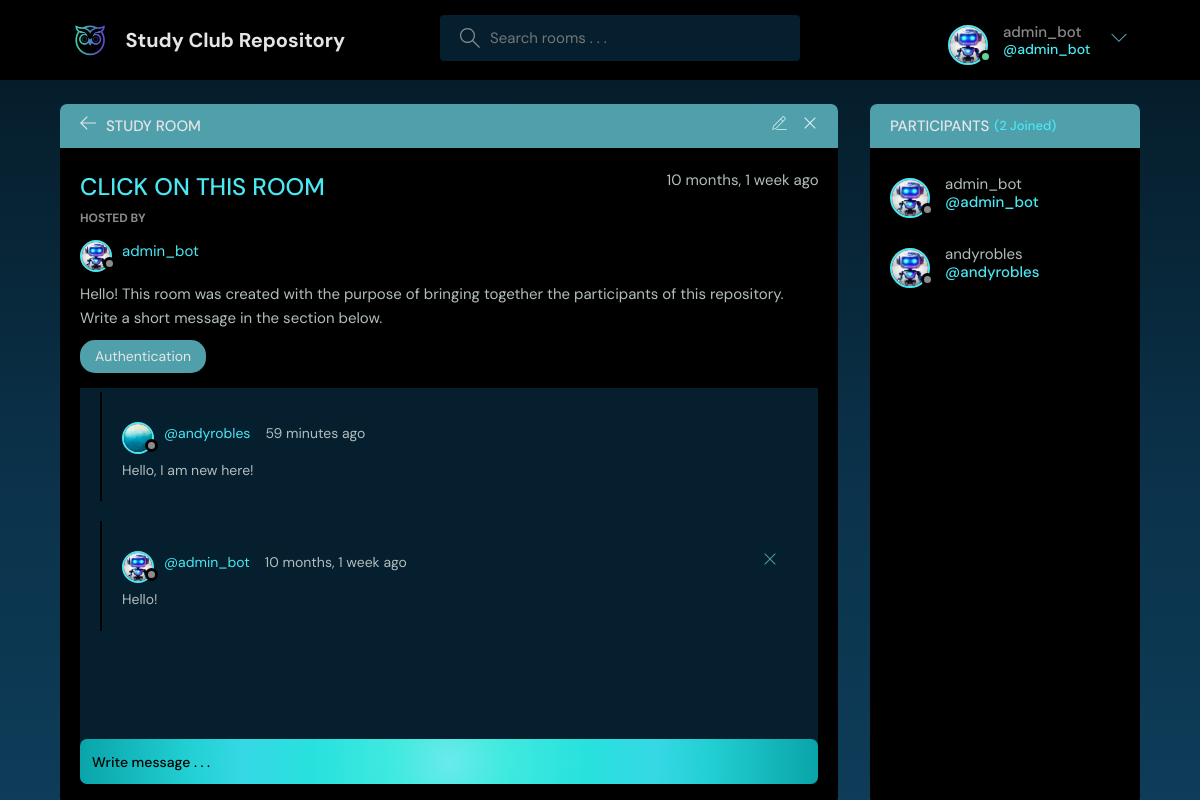
The page /room/4 (signed in) on the database its author committed.
### base/models.py (models this page shows, shortened)
class User(AbstractUser):
    name = models.CharField(max_length=200, null=True)
    email = models.EmailField(unique=True, null=True)
    bio = models.TextField(null=True)
    avatar = models.ImageField(null=True, default="blue.jpg")
    USERNAME_FIELD = 'email'
    REQUIRED_FIELDS = []

class Room(models.Model):
    host = models.ForeignKey(User, on_delete=models.SET_NULL, null=True)
    topic =  models.ForeignKey(Topic, on_delete=models.SET_NULL, null=True)
    name = models.CharField(max_length=200)
    description = models.TextField(null = True, blank = True)
    participants = models.ManyToManyField(User, related_name='participants', blank=True)
    updated = models.DateTimeField(auto_now=True)
    created = models.DateTimeField(auto_now_add=True)
    class Meta:
        ordering = ['-updated', '-created']

class Topic(models.Model):
    name = models.CharField(max_length=200)
    def __str__(self):
        return self.name

class Message(models.Model):
    user = models.ForeignKey(User, on_delete=models.CASCADE)
    room = models.ForeignKey(Room, on_delete=models.CASCADE)
    body = models.TextField()
    updated = models.DateTimeField(auto_now=True)
    created = models.DateTimeField(auto_now_add=True)
    class Meta:
        ordering = ['-updated', '-created']

### base/views.py (the view, shortened to what this page needs)
# urls.py: path('room/<str:pk>', views.room, name = "room"),
def room(request, pk):
    room = Room.objects.get(id=pk)
    room_messages = room.message_set.all().order_by('-created')
    participants = room.participants.all()
    context = {'room' : room, 'room_messages' : room_messages, 'participants' : participants}
    return render(request, 'base/room.html', context)

### base/templates/base/room.html (shortened to what this page needs)
{%  extends 'main.html' %}
{% block content %}
    <main class="profile-page layout layout--2">
      <div class="container">
        <div class="room">
          <div class="room__top">
            <div class="room__topLeft">
              <a href="{% url 'home' %}">
                <svg version="1.1" xmlns="http://www.w3.org/2000/svg" width="32" height="32" viewBox="0 0 32 32">
                  <title>arrow-left</title>
                  <path
                    d="M13.723 2.286l-13.723 13.714 13.719 13.714 1.616-1.611-10.96-10.96h27.625v-2.286h-27.625l10.965-10.965-1.616-1.607z"
                  ></path>
                </svg>
              </a>
              <h3>Study Room</h3>
            </div>
            {% if room.host == request.user %}
            <div class="room__topRight">
              <a href="{% url 'update-room' room.id %}">
              </a>
              <a href="{% url 'delete-room' room.id %}"">
                <svg version="1.1" xmlns="http://www.w3.org/2000/svg" width="32" height="32" viewBox="0 0 32 32">
                  <title>remove</title>
                  <path
                    d="M27.314 6.019l-1.333-1.333-9.98 9.981-9.981-9.981-1.333 1.333 9.981 9.981-9.981 9.98 1.333 1.333 9.981-9.98 9.98 9.98 1.333-1.333-9.98-9.98 9.98-9.981z"
                  ></path>
                </svg>
              </a>
            </div>
            {% endif %}
          </div>
          <div class="room__box scroll">
            <div class="room__header scroll">
              <div class="room__info">
                <h3>{{room.name}}</h3>
                <span>{{room.created|timesince}} ago</span>
              </div>
              <div class="room__hosted">
                <p>Hosted By</p>
                <a href="{% url 'user-profile' room.host.id %}" class="room__author">
                  <div class="avatar avatar--small">
                    <img src="{{room.host.avatar.url}}" />
                  </div>
                  <span>{{room.host.username}}</span>
                </a>
              </div>
              <div class="room__details">
                {{room.description}}
              </div>
              <span class="room__topics">{{room.topic}}</span>
            </div>
            <div class="room__conversation">
              <div class="threads scroll">
                {% for message in room_messages %}
                <div class="thread">
                  <div class="thread__top">
                    <div class="thread__author">
                      <a href="{% url 'user-profile' message.user.id %}" class="thread__authorInfo">
                        <div class="avatar avatar--small">
                          <img src="{{message.user.avatar.url}}" />
                        </div>
                        <span>@{{message.user.username}}</span>
                      </a>
                      <span class="thread__date">{{message.created|timesince}} ago</span>
                    </div>
                    {% if request.user == message.user %}
                    <a href="{% url 'delete-message' message.id %}">
                    <div class="thread__delete">
                      <svg version="1.1" xmlns="http://www.w3.org/2000/svg" width="32" height="32" viewBox="0 0 32 32">
                        <title>remove</title>
                        <path
                          d="M27.314 6.019l-1.333-1.333-9.98 9.981-9.981-9.981-1.333 1.333 9.981 9.981-9.981 9.98 1.333 1.333 9.981-9.98 9.98 9.98 1.333-1.333-9.98-9.98 9.98-9.981z"
                        ></path>
                      </svg>
                    </div>
                    </a>
                    {% endif %}
                  </div>
                  <div class="thread__details">
                    {{message.body}}
                  </div>
                </div>
                {% endfor %}
              </div>
            </div>
          </div>
          {% if request.user.is_authenticated %}
          <div class="room__message">
            <form method="POST" action="">
              <input type="text" name="body" placeholder="Write message . . ." />
            </form>
          </div>
          {% endif %}
        </div>
        <div class="participants">
          <h3 class="participants__top">Participants <span>({{participants.count}} Joined)</span></h3>
          <div class="participants__list scroll">
            {% for user in participants %}
            <a href="{% url 'user-profile' user.id %}" class="participant">
              <div class="avatar avatar--medium">
                <img src="{{room.host.avatar.url}}" />
              </div>
              <p>
                {{user.username}}
                <span>@{{user.username}}</span>
              </p>
            </a>
            {% endfor %}
          </div>
        </div>
      </div>
    </main>
{% endblock content%}

### templates/navbar.html (shortened to what this page needs)
{% load static %}
<header class="header header--loggedIn">
    <div class="container">
      <a href="{% url 'home' %}" class="header__logo">
        <img src="{% static 'images/logo.png' %}" />
        <h1 class="shadoww">Study Club Repository</h1>
      </a>
      <form class="header__search" method="GET" action= "{% url 'home' %}">
        <label>
          <input type="text" name="q" placeholder="Search rooms . . .">
        </label>
      </form>
      <nav class="header__menu">
        {% if request.user.is_authenticated %}
        <div class="header__user">
          <a href="{% url 'user-profile' user.id%}">
            <div class="avatar avatar--medium active">
              <img src="{{request.user.avatar.url}}" />
            </div>
            <p>{{request.user.username}}<span>@{{request.user.username}}</span></p>
          </a>
          <button class="dropdown-button">
            <svg version="1.1" xmlns="http://www.w3.org/2000/svg" width="32" height="32" viewBox="0 0 32 32">
              <title>chevron-down</title>
              <path d="M16 21l-13-13h-3l16 16 16-16h-3l-13 13z"></path>
            </svg>
          </button>
        </div>
        {% else %}
        <a href="{% url 'login' %}">
          <img src="{% static 'images/Logout.png' %}" />
          <p>Login</p>
        </a>
        {% endif %}
      </nav>
    </div>
  </header>

### rows shown on the page
User: user.avatar (picture), user.username "admin_bot", host.avatar (picture), username "admin_bot"
Room: name "CLICK ON THIS ROOM", created "10 months, 1 week", host.avatar (picture), host.username "admin_bot", description "Hello! This room was created with the purpose of bringing together the participants of this repository. Write a short message in the section below.", topic "Authentication"
Message: user.avatar (picture), user.username "andyrobles", created "59 minutes", body "Hello, I am new here!"
Message: user.avatar (picture), user.username "admin_bot", created "10 months, 1 week", body "Hello!"
User: host.avatar (picture), username "andyrobles"

### other values the page prints
{{ participants.count }} "2"
